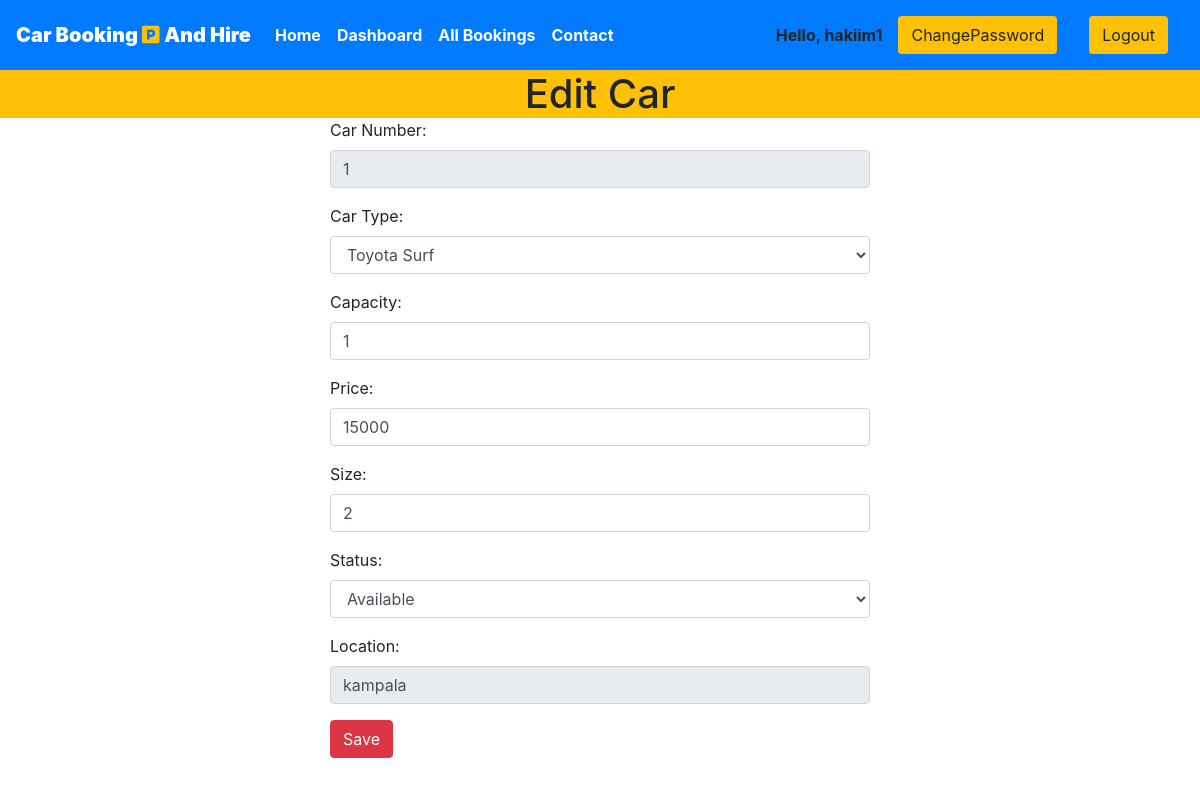
Page /staff/panel/edit-car?carid=1 (signed in) on the committed database.
### CarHire/models.py (models this page shows, shortened)
class Cars(models.Model):
    CAR_STATUS = (
    ("1", "available"),
    ("2", "not available"),
    )
    CAR_TYPE = (
     ("1", "Toyota Harrier"),
     ("2", "Toyota Surf"),
     ("3","Subaru Forester"),
     ("4","Subaru Outback"),
     ("5","Subaru Cross"),
     ("6","Subaru Impreza"),
     ("7","Nissan X-Trail"),
     ("8","Mazda CX-5"),
     ("9","Toyota RAV4"),
     ("10","Mitsubishi Pajero"),
     ("11","Mitsubishi Montero"),
     ("12","Mitsubishi Montero Sport"),
     ("13","Toyota Land Cruiser Prado"),
     ("14","Toyota Fortuner"),
     ("15","Nissan Patro"),
     ("16","Toyota RAV4 Avensis"),
     ("17","Toyota Highlander"),
     ("18","Nissan Altima"),
     ("19","Nissan Rogue"),
     ("20","Honda Civic"),
     ("21","Honda CR-V"),
     ("22","Ford Fusion"),
     ("23","Ford Mustang"),
     ("24","Ford Explorer"),
     ("25","Ford Focus"),
     ("26","Ford Fiesta"),
     ("27","Ford Edge"),
     ("28","Ford C-Max Hybrid"),
     ("29","Ford Mustang GT"),
     ("30","Ford Escape"),
     )
    car_type = models.CharField(max_length=50,choices = CAR_TYPE)
    capacity = models.IntegerField()
    price = models.IntegerField()
    size = models.IntegerField()
    parking = models.ForeignKey(Parking, on_delete = models.CASCADE)
    status = models.CharField(choices =CAR_STATUS,max_length = 15)
    carnumber = models.IntegerField()

class Parking(models.Model):
    car_type = models.ForeignKey(CarTypes, on_delete = models.CASCADE)
    name = models.CharField(max_length=30,default="carHire")
    owner = models.CharField(max_length=20)
    location = models.CharField(max_length=50)
    state = models.CharField(max_length=50,default="Kampala")
    country = models.CharField(max_length=50,default="Uganda")

### CarHire/views.py (the view)
# urls.py: path('staff/panel/edit-car', views.edit_car),
@login_required(login_url='/staff')
def edit_car(request):
    if request.user.is_staff == False:
        return HttpResponse('Access Denied')
    if request.method == 'POST' and request.user.is_staff:
        print(request.POST)
        old_car = Cars.objects.all().get(id= int(request.POST['carid']))
        parking = Parking.objects.all().get(id=int(request.POST['parking']))
        old_car.car_type  = request.POST['cartype']
        old_car.capacity   =int(request.POST['capacity'])
        old_car.price      = int(request.POST['price'])
        old_car.size       = int(request.POST['size'])
        old_car.parking      = parking
        old_car.status     = request.POST['status']
        old_car.car_number=int(request.POST['carnumber'])
        old_car.save()
        messages.success(request,"Car Details Updated Successfully")
        return redirect('staffpanel')
    else:
        car_id = request.GET['carid']
        car = Cars.objects.all().get(id=car_id)
        response = render(request,'staff/editcar.html',{'car':car})
        return HttpResponse(response)

### CarHire/templates/staff/editcar.html (shortened to what this page needs)
{% extends 'basic.html' %}
{% block body %}
<h1 class="text-center bg-warning my-0">Edit Car</h1>
    <div class="container">
        <div class="row">
            <div class="col-md-6 col-lg-6 col-xlg-6 col-sm-12 mx-auto">
                <form action="/staff/panel/edit-car/edit" method="POST">
                    <div class="form-group">
                        <label for="pwd">Car Number:</label>
                        <input type="number" class="form-control" id="carnumber" name="carnumber" value="{{car.carnumber}}" disabled>
                    </div>
                    <div class="form-group">
                        <label for="email">Car Type:</label>
                        <select class="form-control" name="cartype" id="cartype">
                            <option value="2">Toyota Surf</option>
                        </select>
                    </div>
                    <div class="form-group">
                        <label for="pwd">Capacity:</label>
                        <input type="number" class="form-control " id="capacity" name="capacity" value="{{car.capacity}}">
                    </div>
                    <div class="form-group">
                        <label for="pwd">Price:</label>
                        <input type="mumber" class="form-control " id="price" name="price" value="{{car.price}}">
                    </div>
                    <div class="form-group">
                        <label for="pwd">Size:</label>
                        <input type="number" class="form-control " id="size" name="size" value="{{car.size}}">
                    </div>
                    <div class="form-group">
                        <label for="pwd">Status:</label>
                        <select class="form-control" name="status" id="status">
                            <option value="1">Available</option>
                        </select>
                    </div>
                    <div class="form-group">
                        <label for="pwd">Location:</label>
                        <input type="text" class="form-control " id="parking" name="parking" value="{{car.parking.location}}" disabled>
                    </div>
                    <button type="submit" class="btn btn-danger">Save</button>
                </form>
            </div>
        </div>
    </div>
{% endblock body %}

### CarHire/templates/basic.html (shortened to what this page needs)
{% load static %}
<!DOCTYPE html>
<!DOCTYPE html>
<html lang="en">
<head>
    <link rel="stylesheet" href="https://use.fontawesome.com/releases/v5.7.0/css/all.css"
>
    <link rel="stylesheet" href="{% static 'bootstrap\bootstrap.css' %}">
    <link rel="stylesheet" href="https://maxcdn.bootstrapcdn.com/bootstrap/4.5.0/css/bootstrap.min.css">
</head>
<body>
    <div class="container-fluid px-0">
        <nav class="navbar navbar-expand-lg navbar-dark bg-primary font-weight-bold">
            <a class="navbar-brand text-bold bg-black " href="/"><b>Car Booking </b><i class="fas fa-parking text-warning"></i>
                <b>And Hire</b></a>
            <div class="collapse navbar-collapse " id="navbarSupportedContent">
                <ul class="navbar-nav mr-auto ">
                    <li class="nav-item active">
                        <a class="nav-link text-bold " href="/home"> Home</a>
                    </li>
                    {% if user.is_staff %}
                    <li class="nav-item active">
                        <a class="nav-link text-bold" href="/staff/panel">Dashboard </a>
                    </li>
                    {% elif user.is_staff == False and user.is_authenticated %}
                    <li class="nav-item active">
                        <a class="nav-link text-bold" href="/user/bookings">My Bookings </a>
                    </li>
                    {% endif %}
                    {% if user.is_staff %}
                    <li class="nav-item active">
                        <a class="nav-link text-bold" href="/staff/allbookings">All Bookings </a>
                    </li>
                    {% endif %}
                    <li class="nav-item active">
                        <a class="nav-link text-bold" href="{% url 'contactpage' %}">Contact </a>
                    </li>
                </ul>
                {% if request.user.is_authenticated %}
                Hello, {{request.user}}
                <a href="/changepassword" class="nav-link">
                    <button class="btn btn-group bg-warning" data-toggle="modal"
                        data-target="#forlogin">ChangePassword</button>
                </a>
                <a href="/lg" class="nav-link">
                    <button class="btn btn-group bg-warning" data-toggle="modal" data-target="#forlogin">Logout</button>
                </a>
                {% endif %}
            </div>
        </nav>
    </div>
    {% block body %}
    {% endblock body %}
</body>
</html>

### CarHire/templates/staff/editcar.html (style rules this page uses)
body { min-height: 100vh; }

### CarHire/templates/basic.html (style rules this page uses)
a { text-decoration: none; }

### rows in the picture
Cars: carnumber "1", capacity "1", price "15000", size "2", parking "kampala"

### other values in the picture
{{ request.user }} "hakiim1"
